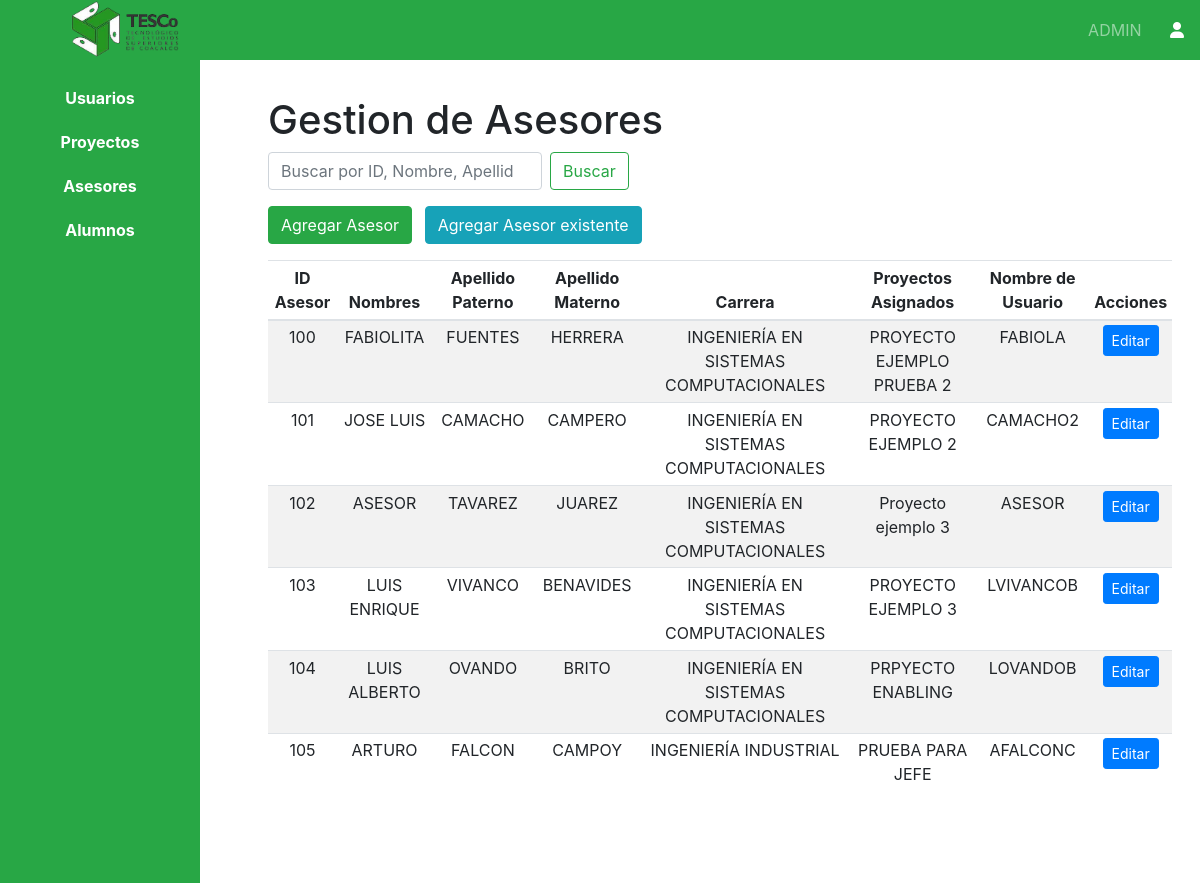
/views/admin/dashboardAdminAsesor.php (signed in), run on an earlier commit of the app's database.
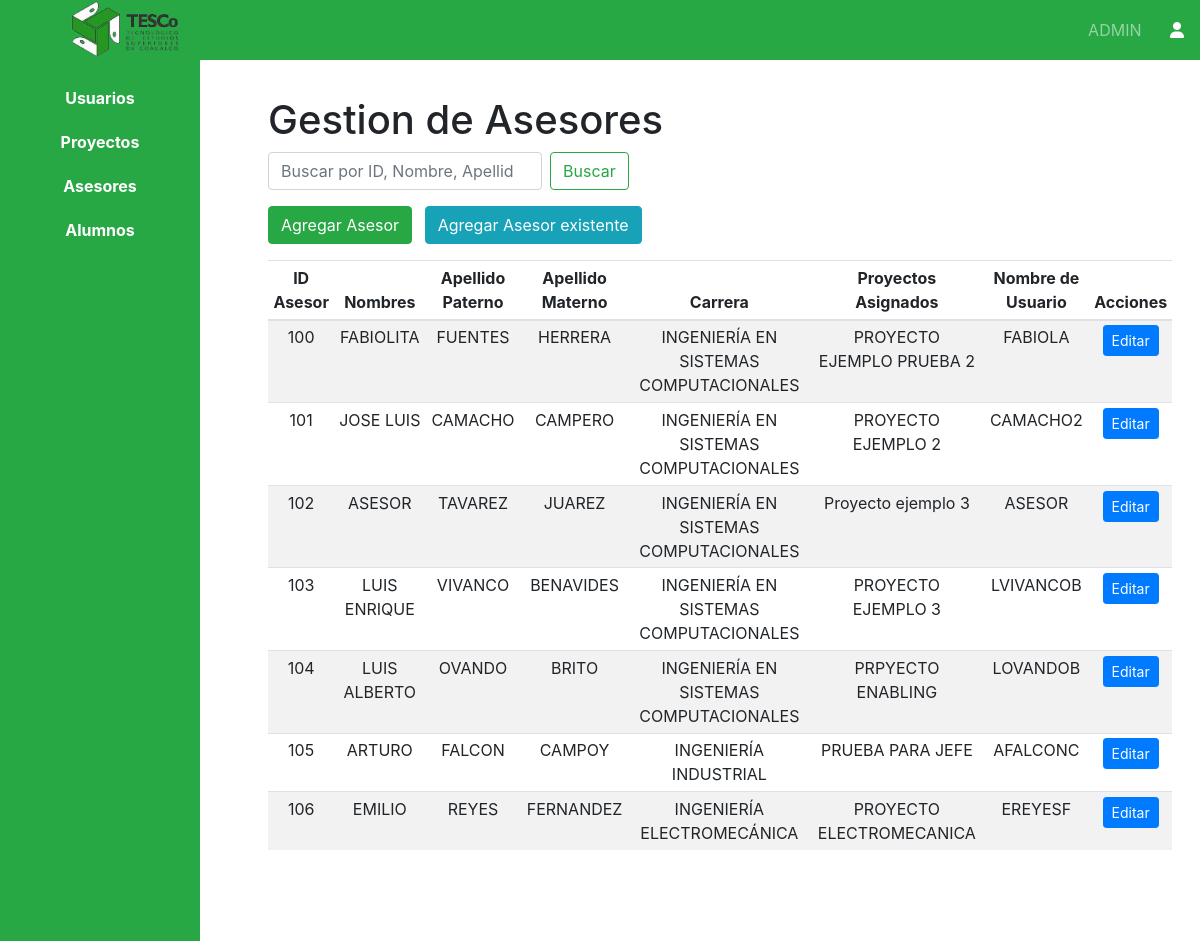
And on a later commit of the database.
### tables this page shows
CREATE TABLE IF NOT EXISTS `asesor` (
  `ID_Asesor` int NOT NULL AUTO_INCREMENT,
  `Nombres` varchar(100) NOT NULL,
  `Apellido_Paterno` varchar(100) NOT NULL,
  `Apellido_Materno` varchar(100) NOT NULL,
  `Proyecto_Asignado` int DEFAULT NULL,
  `Carrera` int DEFAULT NULL,
  `Rol` int DEFAULT NULL,
  `ID_Usuario` int DEFAULT NULL,
  PRIMARY KEY (`ID_Asesor`),
  KEY `fk_asesor_proyecto_asignado` (`Proyecto_Asignado`),
  KEY `fk_asesor_carrera` (`Carrera`),
  KEY `fk_asesor_rol` (`Rol`),
  KEY `fk_asesor_usuario` (`ID_Usuario`)
);

CREATE TABLE IF NOT EXISTS `carrera` (
  `ID_Carrera` int NOT NULL AUTO_INCREMENT,
  `Nombre_Carrera` varchar(100) NOT NULL,
  PRIMARY KEY (`ID_Carrera`)
);

CREATE TABLE IF NOT EXISTS `usuario` (
  `ID_Usuario` int NOT NULL AUTO_INCREMENT,
  `Nombre_Usuario` varchar(50) NOT NULL,
  `Contraseña` varchar(255) NOT NULL,
  `Rol` int DEFAULT NULL,
  PRIMARY KEY (`ID_Usuario`),
  KEY `fk_usuario_rol` (`Rol`)
);

### Views/Admin/dashboardAdminAsesor.php (the view, shortened to what the changed rows need)
<?php
include('../../includes/config.php');
?>
<!DOCTYPE html>
<html lang="es">
<head>
    <link rel="stylesheet" href="https://stackpath.bootstrapcdn.com/bootstrap/4.3.1/css/bootstrap.min.css">
    <link rel="stylesheet" href="https://cdnjs.cloudflare.com/ajax/libs/font-awesome/6.0.0-beta3/css/all.min.css">
    <link rel="stylesheet" href="<?php echo CSS_PATH; ?>docs.css">
</head>
<body>
    <div class="container-fluid page-dashboard bg-white">
        <div class="row">
            <div class="col-sm-10 content bg-white p-5 my-5 text-justify">
                <h1 id="anteproyecto">Gestion de Asesores</h1>
                <div class="table-responsive">
                    <table class="table table-striped table-sm text-center">
                        <thead>
                            <tr>
                                <th>ID Asesor</th>
                                <th>Nombres</th>
                                <th>Apellido Paterno</th>
                                <th>Apellido Materno</th>
                                <th>Carrera</th>
                                <th>Proyectos Asignados</th>
                                <th>Nombre de Usuario</th>
                                <th>Acciones</th>
                            </tr>
                        </thead>
                        <tbody>
                            <?php
                            $query = "
                                SELECT asesor.ID_Asesor, asesor.Nombres, asesor.Apellido_Paterno, asesor.Apellido_Materno,
                                       carrera.Nombre_Carrera,
                                       GROUP_CONCAT(proyecto.Nombre_Proyecto SEPARATOR ', ') AS Proyectos,
                                       usuario.Nombre_Usuario
                                FROM asesor
                                LEFT JOIN carrera ON asesor.Carrera = carrera.ID_Carrera
                                LEFT JOIN proyecto ON asesor.ID_Asesor = proyecto.Asesor
                                LEFT JOIN usuario ON asesor.ID_Usuario = usuario.ID_Usuario
                                GROUP BY asesor.ID_Asesor
                                ORDER BY asesor.ID_Asesor ASC";
                            $result = $connection->query($query);
                            while ($row = $result->fetch_assoc()) {
                                if (!empty($row['Proyectos']) && is_string($row['Proyectos'])) {
                                    $proyectos = explode(", ", $row['Proyectos']);
                                } else {
                                    $proyectos = [];
                                }
                                echo "<tr>";
                                echo "<td class='asesor-id'>" . htmlspecialchars($row['ID_Asesor']) . "</td>";
                                echo "<td>" . htmlspecialchars($row['Nombres']) . "</td>";
                                echo "<td>" . htmlspecialchars($row['Apellido_Paterno']) . "</td>";
                                echo "<td>" . htmlspecialchars($row['Apellido_Materno']) . "</td>";
                                echo "<td>" . htmlspecialchars($row['Nombre_Carrera'] ?? 'Sin Carrera') . "</td>";
                                if (count($proyectos) > 1) {
                                    echo "<td><select class='form-control'><option value=''>Seleccionar Proyecto</option>";
                                    foreach ($proyectos as $proyecto) {
                                        echo "<option value='" . htmlspecialchars($proyecto) . "'>" . htmlspecialchars($proyecto) . "</option>";
                                    }
                                    echo "</select></td>";
                                } else {
                                    echo "<td>" . htmlspecialchars($proyectos[0] ?? 'Sin Proyecto') . "</td>";
                                }
                                echo "<td>" . htmlspecialchars($row['Nombre_Usuario']) . "</td>";
                                echo "<td><button type='button' class='btn btn-primary btn-sm edit-btn' data-toggle='modal' data-target='#editAsesorModal'>Editar</button></td>";
                                echo "</tr>";
                            }
                            ?>
                        </tbody>
                    </table>
                </div>
            </div>
        </div>
    </div>
</body>
</html>

What changed in the data, as far as the page shows it:
added asesor: ID_Asesor "106", Nombres "EMILIO", Apellido_Paterno "REYES", Apellido_Materno "FERNANDEZ", carrera.Nombre_Carrera "INGENIERÍA ELECTROMECÁNICA", proyectos "PROYECTO ELECTROMECANICA", ID_Usuario.Nombre_Usuario "EREYESF"
